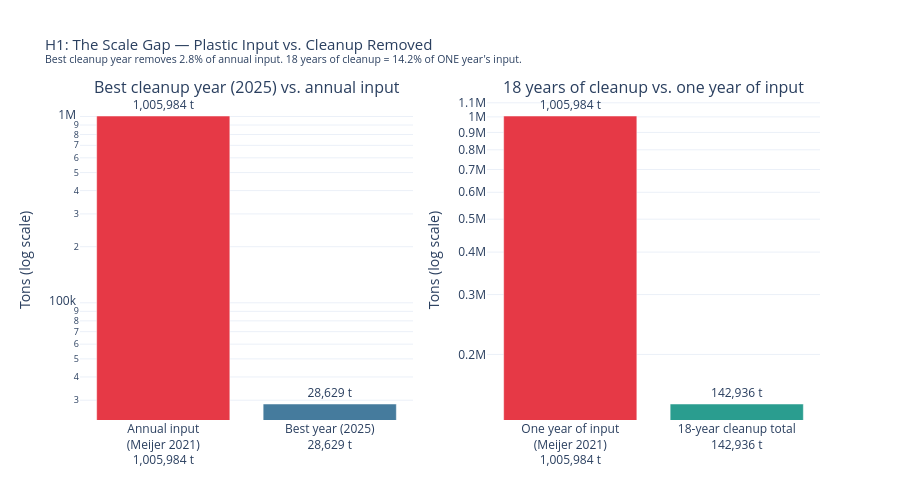

The code cell stored with this chart in its notebook:
### Code cell
# ── 6: H1 — Scale gap chart ──────────────────────────────
fig_gap = plot_scale_gap(stats)
fig_gap.show()

### Figure 1 — Plotly figure (JSON) as saved in the notebook; plotly's stock layout.template omitted (floating-point values rounded to 4 significant figures)
{"data": [{"marker": {"color": "#E63946"}, "showlegend": false, "text": "1,005,984 t", "textposition": "outside", "type": "bar", "x": ["Annual input<br>(Meijer 2021)<br>1,005,984 t"], "xaxis": "x", "y": [1006000.0], "yaxis": "y"}, {"marker": {"color": "#457B9D"}, "showlegend": false, "text": "28,629 t", "textposition": "outside", "type": "bar", "x": ["Best year (2025)<br>28,629 t"], "xaxis": "x", "y": [28630.0], "yaxis": "y"}, {"marker": {"color": "#E63946"}, "showlegend": false, "text": "1,005,984 t", "textposition": "outside", "type": "bar", "x": ["One year of input<br>(Meijer 2021)<br>1,005,984 t"], "xaxis": "x2", "y": [1006000.0], "yaxis": "y2"}, {"marker": {"color": "#2A9D8F"}, "showlegend": false, "text": "142,936 t", "textposition": "outside", "type": "bar", "x": ["18-year cleanup total<br>142,936 t"], "xaxis": "x2", "y": [142900.0], "yaxis": "y2"}], "layout": {"annotations": [{"font": {"size": 16}, "showarrow": false, "text": "Best cleanup year (2025) vs. annual input", "x": 0.225, "xanchor": "center", "xref": "paper", "y": 1, "yanchor": "bottom", "yref": "paper"}, {"font": {"size": 16}, "showarrow": false, "text": "18 years of cleanup vs. one year of input", "x": 0.775, "xanchor": "center", "xref": "paper", "y": 1, "yanchor": "bottom", "yref": "paper"}], "height": 500, "margin": {"b": 80, "t": 100}, "title": {"font": {"size": 15}, "text": "H1: The Scale Gap — Plastic Input vs. Cleanup Removed<br><sup>Best cleanup year removes 2.8% of annual input. 18 years of cleanup = 14.2% of ONE year's input.</sup>"}, "xaxis": {"anchor": "y", "domain": [0, 0.45]}, "xaxis2": {"anchor": "y2", "domain": [0.55, 1]}, "yaxis": {"anchor": "x", "domain": [0, 1], "title": {"text": "Tons (log scale)"}, "type": "log"}, "yaxis2": {"anchor": "x2", "domain": [0, 1], "title": {"text": "Tons (log scale)"}, "type": "log"}}}
